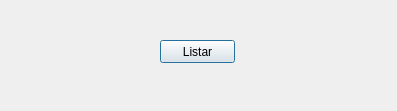
<?xml version="1.0" encoding="UTF-8"?>
<ui version="4.0">
 <class>listarCapasDialogBase</class>
 <widget class="QDialog" name="listarCapasDialogBase">
  <property name="geometry">
   <rect>
    <x>0</x>
    <y>0</y>
    <width>397</width>
    <height>111</height>
   </rect>
  </property>
  <property name="windowTitle">
   <string>Listar Capas</string>
  </property>
  <widget class="QPushButton" name="btn_listar">
   <property name="geometry">
    <rect>
     <x>160</x>
     <y>40</y>
     <width>75</width>
     <height>23</height>
    </rect>
   </property>
   <property name="text">
    <string>Listar</string>
   </property>
  </widget>
 </widget>
 <resources/>
 <connections/>
</ui>
